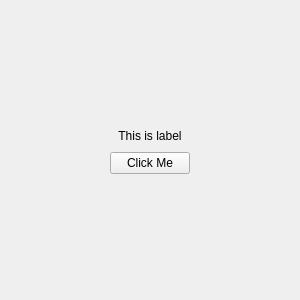
<?xml version="1.0" encoding="UTF-8"?>
<ui version="4.0">
 <class>MainWindow</class>
 <widget class="QMainWindow" name="MainWindow">
  <property name="geometry">
   <rect>
    <x>0</x>
    <y>0</y>
    <width>300</width>
    <height>300</height>
   </rect>
  </property>
  <property name="sizePolicy">
   <sizepolicy hsizetype="Fixed" vsizetype="Fixed">
    <horstretch>0</horstretch>
    <verstretch>0</verstretch>
   </sizepolicy>
  </property>
  <property name="windowTitle">
   <string>MainWindow</string>
  </property>
  <widget class="QWidget" name="centralwidget">
   <layout class="QGridLayout" name="gridLayout">
    <item row="2" column="2">
     <spacer name="horizontalSpacer_2">
      <property name="orientation">
       <enum>Qt::Horizontal</enum>
      </property>
      <property name="sizeHint" stdset="0">
       <size>
        <width>40</width>
        <height>20</height>
       </size>
      </property>
     </spacer>
    </item>
    <item row="4" column="1">
     <spacer name="verticalSpacer">
      <property name="orientation">
       <enum>Qt::Vertical</enum>
      </property>
      <property name="sizeHint" stdset="0">
       <size>
        <width>20</width>
        <height>40</height>
       </size>
      </property>
     </spacer>
    </item>
    <item row="2" column="1">
     <widget class="QLabel" name="label">
      <property name="text">
       <string>This is label</string>
      </property>
      <property name="alignment">
       <set>Qt::AlignCenter</set>
      </property>
     </widget>
    </item>
    <item row="2" column="0">
     <spacer name="horizontalSpacer">
      <property name="orientation">
       <enum>Qt::Horizontal</enum>
      </property>
      <property name="sizeHint" stdset="0">
       <size>
        <width>40</width>
        <height>20</height>
       </size>
      </property>
     </spacer>
    </item>
    <item row="3" column="1">
     <widget class="QPushButton" name="pushButton">
      <property name="text">
       <string>Click Me</string>
      </property>
     </widget>
    </item>
    <item row="1" column="1">
     <spacer name="verticalSpacer_2">
      <property name="orientation">
       <enum>Qt::Vertical</enum>
      </property>
      <property name="sizeHint" stdset="0">
       <size>
        <width>20</width>
        <height>40</height>
       </size>
      </property>
     </spacer>
    </item>
   </layout>
  </widget>
 </widget>
 <resources/>
 <connections/>
</ui>
